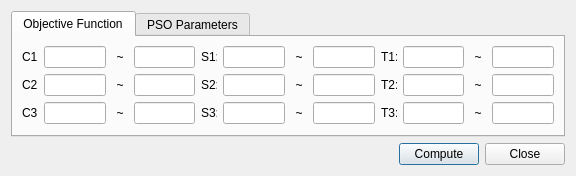
<?xml version="1.0" encoding="UTF-8"?>
<ui version="4.0">
 <class>SelectParamByPsoDlg</class>
 <widget class="QDialog" name="SelectParamByPsoDlg">
  <property name="windowModality">
   <enum>Qt::NonModal</enum>
  </property>
  <property name="geometry">
   <rect>
    <x>0</x>
    <y>0</y>
    <width>576</width>
    <height>171</height>
   </rect>
  </property>
  <property name="windowTitle">
   <string>Select Parameters By Particle Swarm Optimization</string>
  </property>
  <layout class="QVBoxLayout" name="verticalLayout_3">
   <item>
    <widget class="QTabWidget" name="tabWidget">
     <property name="currentIndex">
      <number>0</number>
     </property>
     <widget class="QWidget" name="tab_2">
      <attribute name="title">
       <string>Objective Function</string>
      </attribute>
      <layout class="QVBoxLayout" name="verticalLayout_2">
       <item>
        <widget class="QWidget" name="widget_1" native="true">
         <layout class="QHBoxLayout" name="horizontalLayout_8">
          <property name="margin">
           <number>0</number>
          </property>
          <item>
           <widget class="QLabel" name="label_c1_2">
            <property name="minimumSize">
             <size>
              <width>16</width>
              <height>0</height>
             </size>
            </property>
            <property name="text">
             <string>C1:</string>
            </property>
           </widget>
          </item>
          <item>
           <widget class="QLineEdit" name="lineEdit_c1small">
            <property name="minimumSize">
             <size>
              <width>60</width>
              <height>0</height>
             </size>
            </property>
           </widget>
          </item>
          <item>
           <widget class="QLabel" name="label_16">
            <property name="minimumSize">
             <size>
              <width>16</width>
              <height>0</height>
             </size>
            </property>
            <property name="text">
             <string>~</string>
            </property>
            <property name="alignment">
             <set>Qt::AlignCenter</set>
            </property>
           </widget>
          </item>
          <item>
           <widget class="QLineEdit" name="lineEdit_c1large">
            <property name="minimumSize">
             <size>
              <width>60</width>
              <height>0</height>
             </size>
            </property>
           </widget>
          </item>
          <item>
           <spacer name="horizontalSpacer_18">
            <property name="orientation">
             <enum>Qt::Horizontal</enum>
            </property>
            <property name="sizeHint" stdset="0">
             <size>
              <width>40</width>
              <height>20</height>
             </size>
            </property>
           </spacer>
          </item>
          <item>
           <widget class="QLabel" name="label_c1_5">
            <property name="minimumSize">
             <size>
              <width>16</width>
              <height>0</height>
             </size>
            </property>
            <property name="text">
             <string>S1:</string>
            </property>
           </widget>
          </item>
          <item>
           <widget class="QLineEdit" name="lineEdit_s1small">
            <property name="minimumSize">
             <size>
              <width>60</width>
              <height>0</height>
             </size>
            </property>
           </widget>
          </item>
          <item>
           <widget class="QLabel" name="label_18">
            <property name="minimumSize">
             <size>
              <width>16</width>
              <height>0</height>
             </size>
            </property>
            <property name="text">
             <string>~</string>
            </property>
            <property name="alignment">
             <set>Qt::AlignCenter</set>
            </property>
           </widget>
          </item>
          <item>
           <widget class="QLineEdit" name="lineEdit_s1large">
            <property name="minimumSize">
             <size>
              <width>60</width>
              <height>0</height>
             </size>
            </property>
           </widget>
          </item>
          <item>
           <spacer name="horizontalSpacer_19">
            <property name="orientation">
             <enum>Qt::Horizontal</enum>
            </property>
            <property name="sizeHint" stdset="0">
             <size>
              <width>40</width>
              <height>20</height>
             </size>
            </property>
           </spacer>
          </item>
          <item>
           <widget class="QLabel" name="label_c1_8">
            <property name="minimumSize">
             <size>
              <width>16</width>
              <height>0</height>
             </size>
            </property>
            <property name="text">
             <string>T1:</string>
            </property>
           </widget>
          </item>
          <item>
           <widget class="QLineEdit" name="lineEdit_t1small">
            <property name="minimumSize">
             <size>
              <width>60</width>
              <height>0</height>
             </size>
            </property>
           </widget>
          </item>
          <item>
           <widget class="QLabel" name="label_17">
            <property name="minimumSize">
             <size>
              <width>16</width>
              <height>0</height>
             </size>
            </property>
            <property name="text">
             <string>~</string>
            </property>
            <property name="alignment">
             <set>Qt::AlignCenter</set>
            </property>
           </widget>
          </item>
          <item>
           <widget class="QLineEdit" name="lineEdit_t1large">
            <property name="minimumSize">
             <size>
              <width>60</width>
              <height>0</height>
             </size>
            </property>
           </widget>
          </item>
         </layout>
        </widget>
       </item>
       <item>
        <widget class="QWidget" name="widget_2" native="true">
         <property name="enabled">
          <bool>true</bool>
         </property>
         <layout class="QHBoxLayout" name="horizontalLayout_9">
          <property name="margin">
           <number>0</number>
          </property>
          <item>
           <widget class="QLabel" name="label_c2range">
            <property name="enabled">
             <bool>true</bool>
            </property>
            <property name="minimumSize">
             <size>
              <width>16</width>
              <height>0</height>
             </size>
            </property>
            <property name="text">
             <string>C2:</string>
            </property>
           </widget>
          </item>
          <item>
           <widget class="QLineEdit" name="lineEdit_c2small">
            <property name="enabled">
             <bool>true</bool>
            </property>
            <property name="minimumSize">
             <size>
              <width>60</width>
              <height>0</height>
             </size>
            </property>
           </widget>
          </item>
          <item>
           <widget class="QLabel" name="label_c2dru">
            <property name="enabled">
             <bool>true</bool>
            </property>
            <property name="minimumSize">
             <size>
              <width>16</width>
              <height>0</height>
             </size>
            </property>
            <property name="text">
             <string>~</string>
            </property>
            <property name="alignment">
             <set>Qt::AlignCenter</set>
            </property>
           </widget>
          </item>
          <item>
           <widget class="QLineEdit" name="lineEdit_c2large">
            <property name="enabled">
             <bool>true</bool>
            </property>
            <property name="minimumSize">
             <size>
              <width>60</width>
              <height>0</height>
             </size>
            </property>
           </widget>
          </item>
          <item>
           <spacer name="horizontalSpacer_23">
            <property name="orientation">
             <enum>Qt::Horizontal</enum>
            </property>
            <property name="sizeHint" stdset="0">
             <size>
              <width>40</width>
              <height>20</height>
             </size>
            </property>
           </spacer>
          </item>
          <item>
           <widget class="QLabel" name="label_s2range">
            <property name="enabled">
             <bool>true</bool>
            </property>
            <property name="minimumSize">
             <size>
              <width>16</width>
              <height>0</height>
             </size>
            </property>
            <property name="text">
             <string>S2:</string>
            </property>
           </widget>
          </item>
          <item>
           <widget class="QLineEdit" name="lineEdit_s2small">
            <property name="enabled">
             <bool>true</bool>
            </property>
            <property name="minimumSize">
             <size>
              <width>60</width>
              <height>0</height>
             </size>
            </property>
           </widget>
          </item>
          <item>
           <widget class="QLabel" name="label_s2dru">
            <property name="enabled">
             <bool>true</bool>
            </property>
            <property name="minimumSize">
             <size>
              <width>16</width>
              <height>0</height>
             </size>
            </property>
            <property name="text">
             <string>~</string>
            </property>
            <property name="alignment">
             <set>Qt::AlignCenter</set>
            </property>
           </widget>
          </item>
          <item>
           <widget class="QLineEdit" name="lineEdit_s2large">
            <property name="enabled">
             <bool>true</bool>
            </property>
            <property name="minimumSize">
             <size>
              <width>60</width>
              <height>0</height>
             </size>
            </property>
           </widget>
          </item>
          <item>
           <spacer name="horizontalSpacer_24">
            <property name="orientation">
             <enum>Qt::Horizontal</enum>
            </property>
            <property name="sizeHint" stdset="0">
             <size>
              <width>40</width>
              <height>20</height>
             </size>
            </property>
           </spacer>
          </item>
          <item>
           <widget class="QLabel" name="label_t2range">
            <property name="enabled">
             <bool>true</bool>
            </property>
            <property name="minimumSize">
             <size>
              <width>16</width>
              <height>0</height>
             </size>
            </property>
            <property name="text">
             <string>T2:</string>
            </property>
           </widget>
          </item>
          <item>
           <widget class="QLineEdit" name="lineEdit_t2small">
            <property name="enabled">
             <bool>true</bool>
            </property>
            <property name="minimumSize">
             <size>
              <width>60</width>
              <height>0</height>
             </size>
            </property>
           </widget>
          </item>
          <item>
           <widget class="QLabel" name="label_t2dru">
            <property name="enabled">
             <bool>true</bool>
            </property>
            <property name="minimumSize">
             <size>
              <width>16</width>
              <height>0</height>
             </size>
            </property>
            <property name="text">
             <string>~</string>
            </property>
            <property name="alignment">
             <set>Qt::AlignCenter</set>
            </property>
           </widget>
          </item>
          <item>
           <widget class="QLineEdit" name="lineEdit_t2large">
            <property name="enabled">
             <bool>true</bool>
            </property>
            <property name="minimumSize">
             <size>
              <width>60</width>
              <height>0</height>
             </size>
            </property>
           </widget>
          </item>
         </layout>
        </widget>
       </item>
       <item>
        <widget class="QWidget" name="widget_3" native="true">
         <property name="enabled">
          <bool>true</bool>
         </property>
         <layout class="QHBoxLayout" name="horizontalLayout_10">
          <property name="margin">
           <number>0</number>
          </property>
          <item>
           <widget class="QLabel" name="label_c3range">
            <property name="enabled">
             <bool>true</bool>
            </property>
            <property name="minimumSize">
             <size>
              <width>16</width>
              <height>0</height>
             </size>
            </property>
            <property name="text">
             <string>C3:</string>
            </property>
           </widget>
          </item>
          <item>
           <widget class="QLineEdit" name="lineEdit_c3small">
            <property name="enabled">
             <bool>true</bool>
            </property>
            <property name="minimumSize">
             <size>
              <width>60</width>
              <height>0</height>
             </size>
            </property>
           </widget>
          </item>
          <item>
           <widget class="QLabel" name="label_c3dru">
            <property name="enabled">
             <bool>true</bool>
            </property>
            <property name="minimumSize">
             <size>
              <width>16</width>
              <height>0</height>
             </size>
            </property>
            <property name="text">
             <string>~</string>
            </property>
            <property name="alignment">
             <set>Qt::AlignCenter</set>
            </property>
           </widget>
          </item>
          <item>
           <widget class="QLineEdit" name="lineEdit_c3large">
            <property name="enabled">
             <bool>true</bool>
            </property>
            <property name="minimumSize">
             <size>
              <width>60</width>
              <height>0</height>
             </size>
            </property>
           </widget>
          </item>
          <item>
           <spacer name="horizontalSpacer_20">
            <property name="orientation">
             <enum>Qt::Horizontal</enum>
            </property>
            <property name="sizeHint" stdset="0">
             <size>
              <width>40</width>
              <height>20</height>
             </size>
            </property>
           </spacer>
          </item>
          <item>
           <widget class="QLabel" name="label_s3range">
            <property name="enabled">
             <bool>true</bool>
            </property>
            <property name="minimumSize">
             <size>
              <width>16</width>
              <height>0</height>
             </size>
            </property>
            <property name="text">
             <string>S3:</string>
            </property>
           </widget>
          </item>
          <item>
           <widget class="QLineEdit" name="lineEdit_s3small">
            <property name="enabled">
             <bool>true</bool>
            </property>
            <property name="minimumSize">
             <size>
              <width>60</width>
              <height>0</height>
             </size>
            </property>
           </widget>
          </item>
          <item>
           <widget class="QLabel" name="label_s3dru">
            <property name="enabled">
             <bool>true</bool>
            </property>
            <property name="minimumSize">
             <size>
              <width>16</width>
              <height>0</height>
             </size>
            </property>
            <property name="text">
             <string>~</string>
            </property>
            <property name="alignment">
             <set>Qt::AlignCenter</set>
            </property>
           </widget>
          </item>
          <item>
           <widget class="QLineEdit" name="lineEdit_s3large">
            <property name="enabled">
             <bool>true</bool>
            </property>
            <property name="minimumSize">
             <size>
              <width>60</width>
              <height>0</height>
             </size>
            </property>
           </widget>
          </item>
          <item>
           <spacer name="horizontalSpacer_21">
            <property name="orientation">
             <enum>Qt::Horizontal</enum>
            </property>
            <property name="sizeHint" stdset="0">
             <size>
              <width>40</width>
              <height>20</height>
             </size>
            </property>
           </spacer>
          </item>
          <item>
           <widget class="QLabel" name="label_t3range">
            <property name="enabled">
             <bool>true</bool>
            </property>
            <property name="minimumSize">
             <size>
              <width>16</width>
              <height>0</height>
             </size>
            </property>
            <property name="text">
             <string>T3:</string>
            </property>
           </widget>
          </item>
          <item>
           <widget class="QLineEdit" name="lineEdit_t3small">
            <property name="enabled">
             <bool>true</bool>
            </property>
            <property name="minimumSize">
             <size>
              <width>60</width>
              <height>0</height>
             </size>
            </property>
           </widget>
          </item>
          <item>
           <widget class="QLabel" name="label_t3dru">
            <property name="enabled">
             <bool>true</bool>
            </property>
            <property name="minimumSize">
             <size>
              <width>16</width>
              <height>0</height>
             </size>
            </property>
            <property name="text">
             <string>~</string>
            </property>
            <property name="alignment">
             <set>Qt::AlignCenter</set>
            </property>
           </widget>
          </item>
          <item>
           <widget class="QLineEdit" name="lineEdit_t3large">
            <property name="enabled">
             <bool>true</bool>
            </property>
            <property name="minimumSize">
             <size>
              <width>60</width>
              <height>0</height>
             </size>
            </property>
           </widget>
          </item>
         </layout>
        </widget>
       </item>
       <item>
        <spacer name="verticalSpacer">
         <property name="orientation">
          <enum>Qt::Vertical</enum>
         </property>
         <property name="sizeHint" stdset="0">
          <size>
           <width>20</width>
           <height>40</height>
          </size>
         </property>
        </spacer>
       </item>
      </layout>
     </widget>
     <widget class="QWidget" name="tab">
      <attribute name="title">
       <string>PSO Parameters</string>
      </attribute>
      <layout class="QVBoxLayout" name="verticalLayout">
       <item>
        <layout class="QHBoxLayout" name="horizontalLayout">
         <item>
          <widget class="QLabel" name="label">
           <property name="minimumSize">
            <size>
             <width>84</width>
             <height>20</height>
            </size>
           </property>
           <property name="text">
            <string>Particle Number:</string>
           </property>
          </widget>
         </item>
         <item>
          <widget class="QLineEdit" name="lineEdit_pn">
           <property name="minimumSize">
            <size>
             <width>0</width>
             <height>0</height>
            </size>
           </property>
           <property name="text">
            <string/>
           </property>
          </widget>
         </item>
         <item>
          <widget class="QLabel" name="label_2">
           <property name="minimumSize">
            <size>
             <width>84</width>
             <height>20</height>
            </size>
           </property>
           <property name="text">
            <string>Compute Times:</string>
           </property>
          </widget>
         </item>
         <item>
          <widget class="QLineEdit" name="lineEdit_ct">
           <property name="text">
            <string/>
           </property>
          </widget>
         </item>
         <item>
          <spacer name="horizontalSpacer_2">
           <property name="orientation">
            <enum>Qt::Horizontal</enum>
           </property>
           <property name="sizeHint" stdset="0">
            <size>
             <width>40</width>
             <height>20</height>
            </size>
           </property>
          </spacer>
         </item>
        </layout>
       </item>
       <item>
        <layout class="QHBoxLayout" name="horizontalLayout_2">
         <item>
          <widget class="QLabel" name="label_3">
           <property name="minimumSize">
            <size>
             <width>70</width>
             <height>20</height>
            </size>
           </property>
           <property name="text">
            <string>Inertia Weight:</string>
           </property>
          </widget>
         </item>
         <item>
          <widget class="QLineEdit" name="lineEdit_iw">
           <property name="text">
            <string/>
           </property>
          </widget>
         </item>
         <item>
          <widget class="QLabel" name="label_4">
           <property name="minimumSize">
            <size>
             <width>70</width>
             <height>20</height>
            </size>
           </property>
           <property name="text">
            <string>Self Cognition:</string>
           </property>
          </widget>
         </item>
         <item>
          <widget class="QLineEdit" name="lineEdit_sc">
           <property name="text">
            <string/>
           </property>
          </widget>
         </item>
         <item>
          <widget class="QLabel" name="label_5">
           <property name="minimumSize">
            <size>
             <width>84</width>
             <height>20</height>
            </size>
           </property>
           <property name="text">
            <string>Social Interaction:</string>
           </property>
          </widget>
         </item>
         <item>
          <widget class="QLineEdit" name="lineEdit_si">
           <property name="text">
            <string/>
           </property>
          </widget>
         </item>
         <item>
          <spacer name="horizontalSpacer_4">
           <property name="orientation">
            <enum>Qt::Horizontal</enum>
           </property>
           <property name="sizeHint" stdset="0">
            <size>
             <width>40</width>
             <height>20</height>
            </size>
           </property>
          </spacer>
         </item>
         <item>
          <spacer name="horizontalSpacer_3">
           <property name="orientation">
            <enum>Qt::Horizontal</enum>
           </property>
           <property name="sizeHint" stdset="0">
            <size>
             <width>40</width>
             <height>20</height>
            </size>
           </property>
          </spacer>
         </item>
        </layout>
       </item>
       <item>
        <spacer name="verticalSpacer_2">
         <property name="orientation">
          <enum>Qt::Vertical</enum>
         </property>
         <property name="sizeHint" stdset="0">
          <size>
           <width>20</width>
           <height>26</height>
          </size>
         </property>
        </spacer>
       </item>
      </layout>
     </widget>
    </widget>
   </item>
   <item>
    <layout class="QHBoxLayout" name="horizontalLayout_6">
     <item>
      <spacer name="horizontalSpacer">
       <property name="orientation">
        <enum>Qt::Horizontal</enum>
       </property>
       <property name="sizeHint" stdset="0">
        <size>
         <width>40</width>
         <height>20</height>
        </size>
       </property>
      </spacer>
     </item>
     <item>
      <widget class="QPushButton" name="pushButton_calculate">
       <property name="text">
        <string>Compute</string>
       </property>
      </widget>
     </item>
     <item>
      <widget class="QPushButton" name="pushButton_close">
       <property name="text">
        <string>Close</string>
       </property>
      </widget>
     </item>
    </layout>
   </item>
  </layout>
 </widget>
 <resources/>
 <connections/>
</ui>
